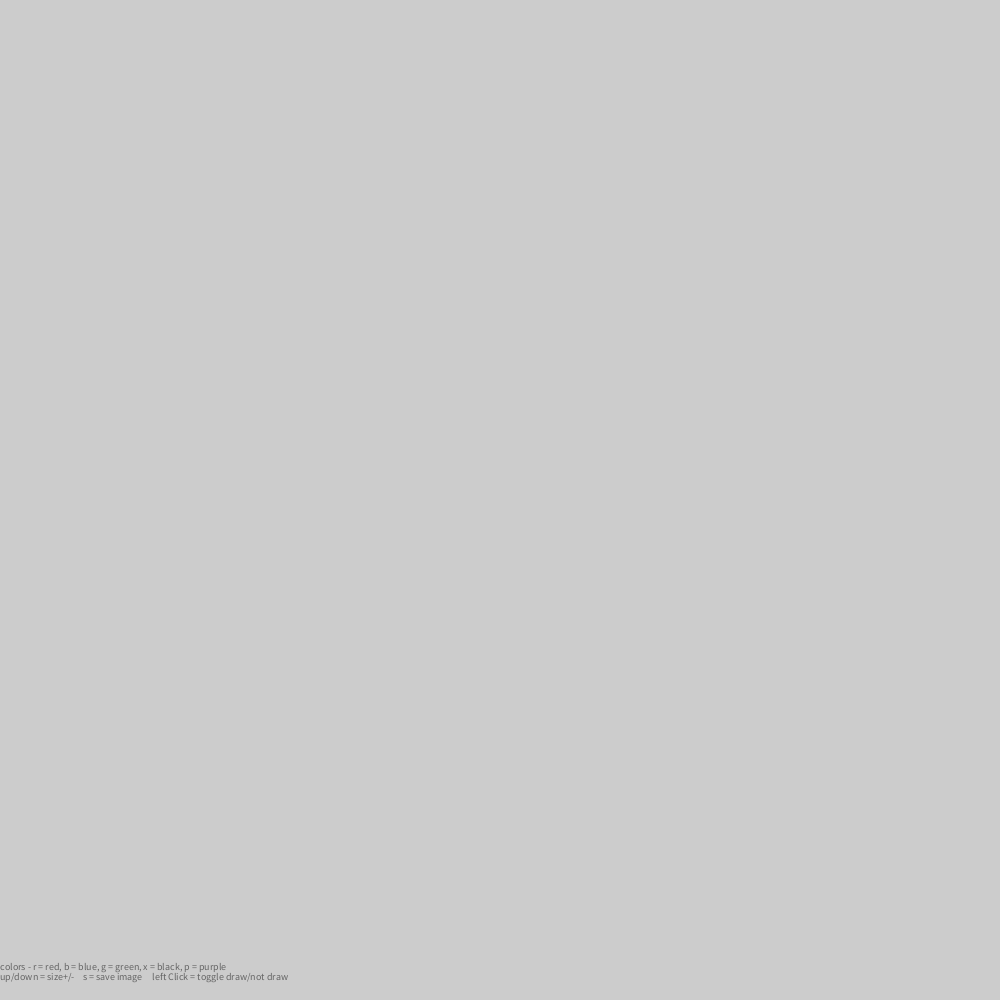
Frame 1 (no input)
Frame 60 (the mouse pressed at the canvas centre just before this capture): identical to frame 1, image omitted
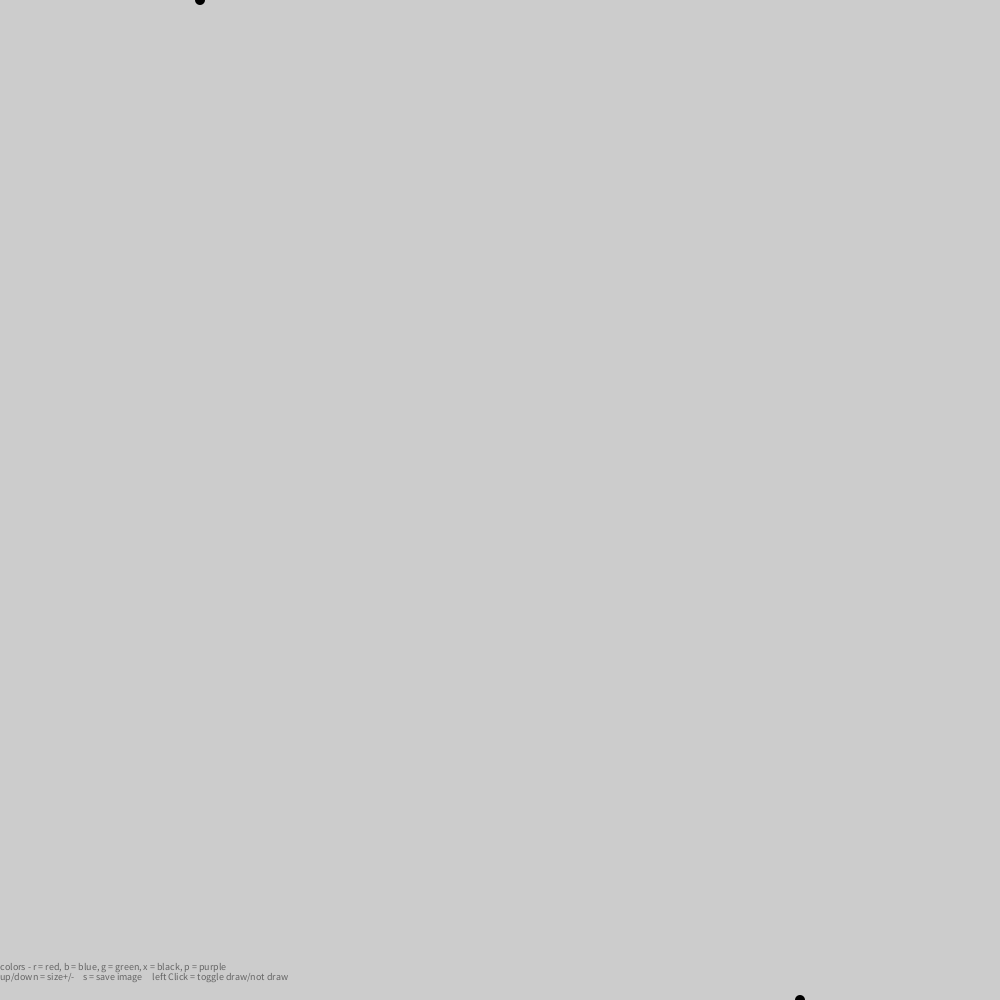
Frame 120 (the mouse held since frame 60 and released just before this capture)

The Processing sketch that drew these frames (run headless with seeded random() and noise(); from frame 60 on, the mouse is pressed at the canvas centre):

// Processing sketch: sketch_drawing1
// ── sketch_drawing1.pde
//Symmetrical drawing automated

int r,g,b,size,alpha,bg;
float x , y;
float angle, freq;



void setup(){
  size(1000,1000);
  size = 10;
  alpha = 0;
  cursor(CROSS);
  bg = 90;
  x = width/2;
  y = height/2;
  
  //writes key
  textSize(10);
  fill(100);
  text("colors - r = red, b = blue, g = green, x = black, p = purple" , 0, height-30);
  text("up/down = size+/-    s = save image     left Click = toggle draw/not draw", 0, height-20);
}

void draw(){
  fill(190);
  //rect(0,0,width, height);
  fill(r,g,b,alpha);
  noStroke();
  //just does random symmetrical dots
  //float x = random(width);
  //float y = random(height);
  ellipse(x,y,size,size);
  pushMatrix();
  translate(width, height);
  rotate(radians(180));
  ellipse(x,y,size,size); 
  popMatrix();
  angle = mouseX/2;
  freq = 2;
  x = cos(angle*freq);
  x = x*200;
  y = sin(angle*freq);
  y = y * 200;
}

void keyPressed(){
  //change the color
  if (key == 'r'){
    r = 142;
    g = 11;
    b = 11;
  }
  else if (key == 'g'){
    r = 38;
    g = 119;
    b = 31;
  }
  else if (key == 'b'){
    r = 11;
    g = 33;
    b = 142;
  }else if (key == 'p'){
    r = 82;
    g = 7;
    b = 109;
  }else if (key == 'x'){
    r = 0;
    g = 0;
    b = 0;
  }
  
  //adjust the size
  else if (keyCode == UP){
   size += 10; 
  }else if (keyCode == DOWN){
   size -= 10; 
  }
  //start over and change the color of the background
  else if (keyCode == ENTER){
    fill(bg);
    rect(0,0 ,width, height);
  }
  else if (keyCode == RIGHT){
   bg += 10; 
  }
  else if (keyCode == LEFT){
   bg -= 10; 
  }
    
  
  //save the image
  else if (key == 's'){
    save("drawing.png");
  }
}

void mousePressed(){
 if (alpha == 0){
   alpha = 255;
 }else{
   alpha = 0;
 }
}
